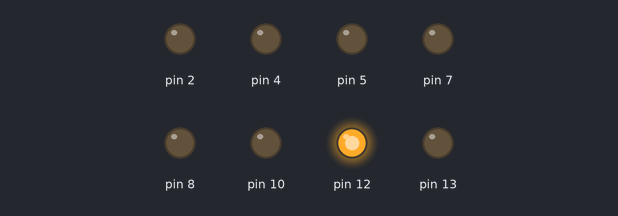
The sketch below on a simulated Arduino Uno, built with avr-gcc and run on an emulated ATmega328P. Shown: output pins drawn as LEDs (lit = HIGH).

Above: at 0.05 s.
At 0.45 s:
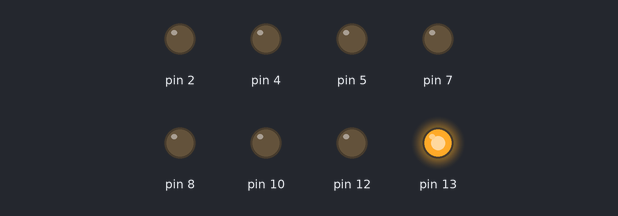
At 0.85 s:
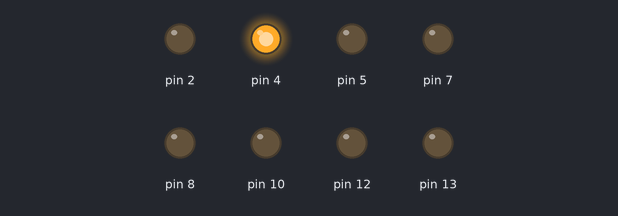
At 1.85 s:
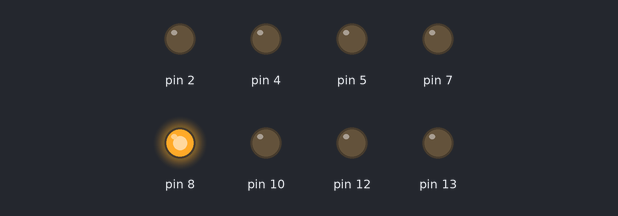
At 2.65 s:
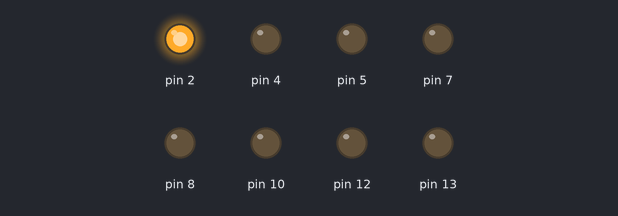
At 3.55 s:
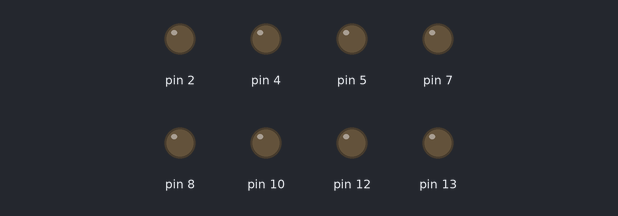
Timing chart, 0 to 3.9 s (numbered marks = the images above):
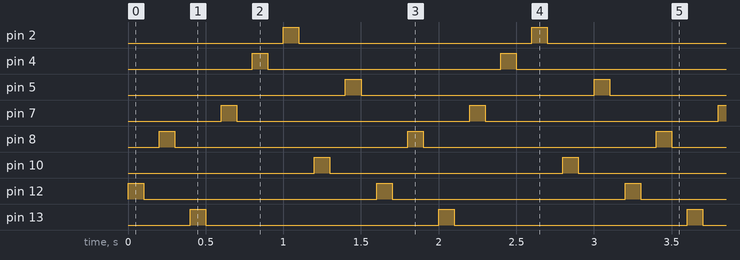

The sketch:

led.ino
```cpp
void setup() {
  // put your setup code here, to run once:
  pinMode(12,OUTPUT);
  pinMode(8,OUTPUT);
  pinMode(13,OUTPUT);
  pinMode(7,OUTPUT);
  pinMode(4,OUTPUT);
  pinMode(2,OUTPUT);
  pinMode(10,OUTPUT);
  pinMode(5,OUTPUT);


}

void loop() {
  // put your main code here, to run repeatedly:
  digitalWrite(12,HIGH);
  delay(100);
  digitalWrite(12,LOW);
  delay(100);
  digitalWrite(8,HIGH);
  delay(100);
  digitalWrite(8,LOW);
  delay(100);
  digitalWrite(13,HIGH);
  delay(100);
  digitalWrite(13,LOW);
  delay(100);
  digitalWrite(7,HIGH);
  delay(100);
  digitalWrite(7,LOW);
  delay(100);
  digitalWrite(4,HIGH);
  delay(100);
  digitalWrite(4,LOW);
  delay(100);
  digitalWrite(2,HIGH);
  delay(100);
  digitalWrite(2,LOW);
  delay(100);
  digitalWrite(10,HIGH);
  delay(100);
  digitalWrite(10,LOW);
  delay(100);
  digitalWrite(5,HIGH);
  delay(100);
  digitalWrite(5,LOW);
  delay(100);

}
```

Measured:
- by itself, pin 2, pin 4, pin 5, pin 7, pin 8, pin 10, pin 12, pin 13: alternates HIGH for 0.10 s and LOW for 1.5 s
- by itself, everything shown: repeats every 1.6 s, in 16 steps
